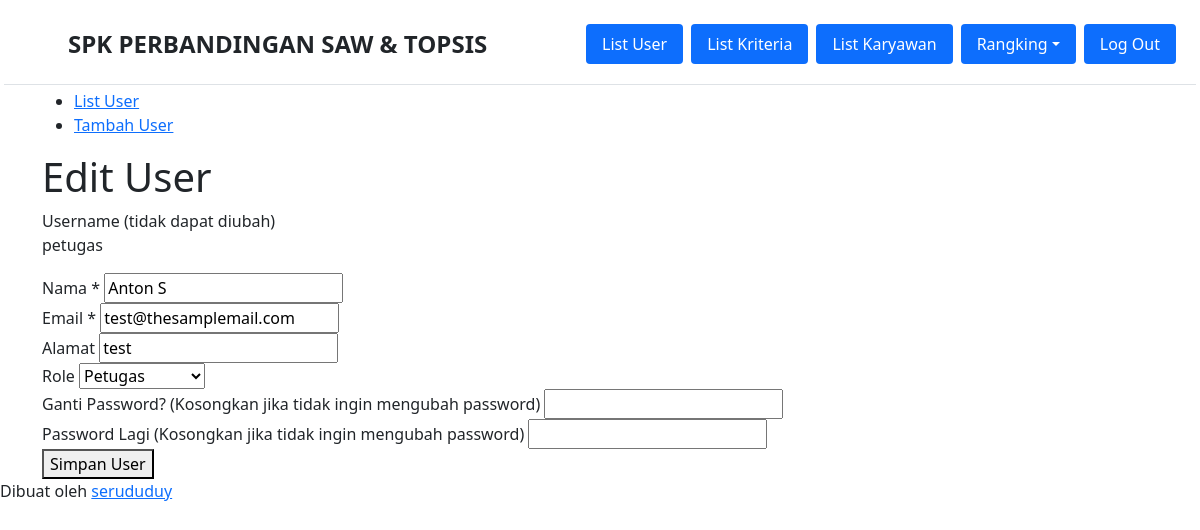
Page /edit-user.php?id=7 (signed in) on the committed database.
### tables this page shows
CREATE TABLE `user` (
  `id_user` int(5) NOT NULL,
  `username` varchar(16) NOT NULL,
  `password` varchar(50) NOT NULL,
  `nama` varchar(70) NOT NULL,
  `email` varchar(50) DEFAULT NULL,
  `alamat` varchar(100) DEFAULT NULL,
  `role` char(1) NOT NULL
);

### edit-user.php (the view, shortened to what this page needs)
<?php require_once('includes/init.php'); ?>
<?php cek_login($role = array(1)); ?>
<?php
$sukses = false;
$ada_error = false;
$result = '';
$id_user = (isset($_GET['id'])) ? trim($_GET['id']) : '';
if(!$id_user) {
	$ada_error = 'Maaf, data tidak dapat diproses.';
} else {
	$query = $pdo->prepare('SELECT id_user, username, nama, email, alamat, role FROM user WHERE user.id_user = :id_user');
	$query->execute(array('id_user' => $id_user));
	$result = $query->fetch();
	$nama = (isset($result['nama'])) ? trim($result['nama']) : '';
	$email = (isset($result['email'])) ? trim($result['email']) : '';
	$alamat = (isset($result['alamat'])) ? trim($result['alamat']) : '';
	$role = (isset($result['role'])) ? trim($result['role']) : '';
}
?>
<?php
require_once('template-parts/header.php');
?>
	<div class="main-content-row">
	<div class="container clearfix">
		<?php include_once('template-parts/sidebar-user.php'); ?>
		<div class="main-content the-content">
			<h1>Edit User</h1>
			<?php if($sukses): ?>
				<div class="msg-box">
					<p>Data berhasil disimpan</p>
				</div>
			<?php elseif($ada_error): ?>
				<p><?php echo $ada_error; ?></p>
			<?php else: ?>
				<form action="edit-user.php?id=<?php echo $id_user; ?>" method="post">
					<div class="field-wrap clearfix">
						<label>Username (tidak dapat diubah)</label>
						<p><?php echo $result['username']; ?></p>
					</div>
					<div class="field-wrap clearfix">
						<label>Nama <span class="red">*</span></label>
						<input type="text" name="nama" value="<?php echo $nama; ?>">
					</div>
					<div class="field-wrap clearfix">
						<label>Email <span class="red">*</span></label>
						<input type="email" name="email" value="<?php echo $email; ?>">
					</div>
					<div class="field-wrap clearfix">
						<label>Alamat</label>
						<input type="text" name="alamat" value="<?php echo $alamat; ?>">
					</div>
					<div class="field-wrap clearfix">
						<label>Role</label>
						<select name="role">
							<option value="2" <?php selected($role, 2); ?>>Petugas</option>
						</select>
					</div>
					<div class="field-wrap clearfix">
						<label>Ganti Password? (Kosongkan jika tidak ingin mengubah password)</label>
						<input type="password" name="password">
					</div>
					<div class="field-wrap clearfix">
						<label>Password Lagi (Kosongkan jika tidak ingin mengubah password)</label>
						<input type="password" name="password2">
					</div>
					<div class="field-wrap clearfix">
						<button type="submit" name="submit" value="submit" class="button">Simpan User</button>
					</div>
				</form>
			<?php endif; ?>
		</div>
	</div>
	</div>
<?php
require_once('template-parts/footer.php');

### rows in the picture
user: username "petugas", nama "Anton S", email "test@thesamplemail.com", alamat "test", role "Petugas"
